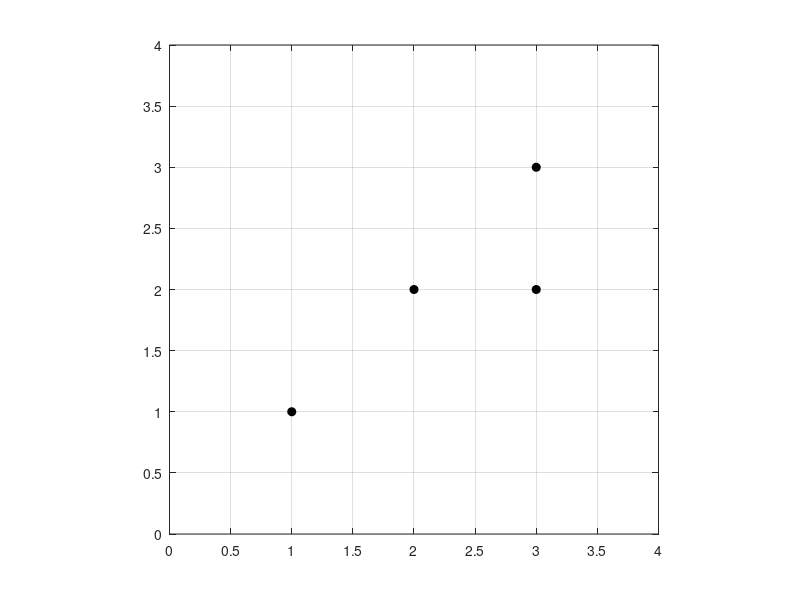
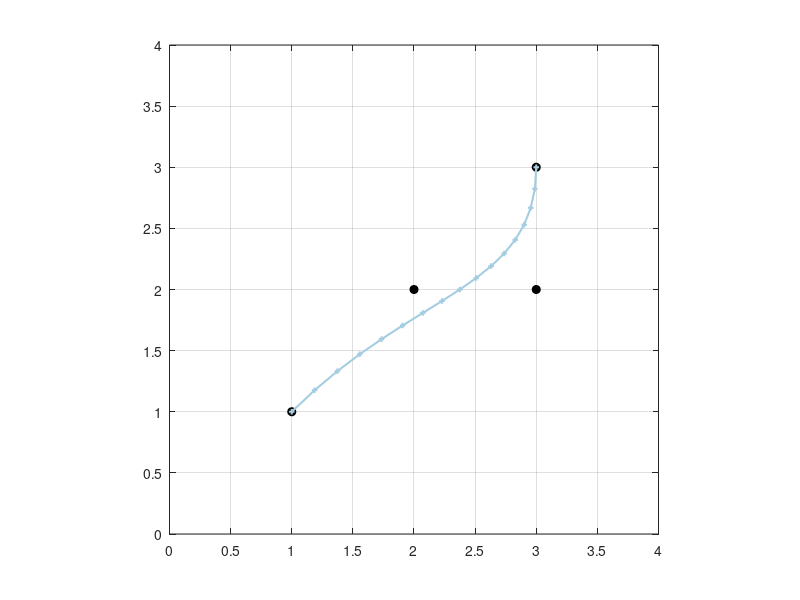
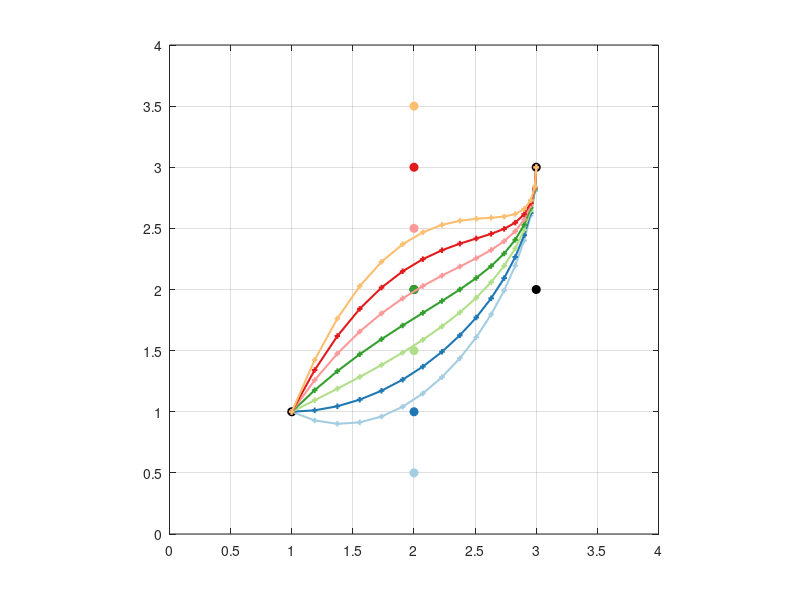

The MATLAB source for these figures, in order:
%% Example D from Lecture L3b:  Bézier curve
% Let's have some control points first, again: 

close all; clear all; clc
%% 
% We set up some control points (as row vectors): 

%    x  y
p = [1, 1; 
     2, 2; 
     3, 2; 
     3, 3]
%
% Alternatively: 
% p = [0, 0;  3, 0;  3, 2;  2, 2;  2, 3;  3, 3;  4, 4;  5, 3;  6, 2;  6, 1;  6, 0]
%
%% 
% Let's have a look at them:

figure;
plot (p(:,1), p(:,2), 'ko', 'MarkerFaceColor', 'k'), grid on, axis equal, hold on
axis([min(p(:,1))-1 max(p(:,1))+1 min(p(:,2))-1 max(p(:,2))+1])
xticks(min(p(:,1))-1:0.5:max(p(:,1))+1)
yticks(min(p(:,2))-1:0.5:max(p(:,2))+1)
%% 
% To get the coefficients of the Hermite splines, we also need the Hermit matrix, 
% $\mathbf{M}_\textit{Bez}$: 

M_Bez = [ -1  3 -3  1; ...
           3 -6  3  0; ...
          -3  3  0  0; ...
           1  0  0  0] % the Bezier matrix
%% 
% With this, we are ready to compute and visualize the interpolating Hermite 
% spline curve:

figure;
cm = [166,206,227; 31,120,180; 178,223,138; 51,160,44; 251,154,153; 227,26,28; 253,191,111; 255,127,0]/256; 
plot (p(:,1), p(:,2), 'ko', 'MarkerFaceColor', 'k'), grid on, axis equal, hold on
axis([min(p(:,1))-1 max(p(:,1))+1 min(p(:,2))-1 max(p(:,2))+1])
xticks(min(p(:,1))-1:0.5:max(p(:,1))+1)
yticks(min(p(:,2))-1:0.5:max(p(:,2))+1)
FineLine = linspace(0, 1, 17).'; 
q = [power(FineLine,3) power(FineLine,2) FineLine ones(length(FineLine),1)] * M_Bez * p; 
plot(q(:,1), q(:,2), '+', 'Color', cm(1,:), 'LineWidth', 1.5, 'MarkerSize', 4)
plot(q(:,1), q(:,2),      'Color', cm(1,:), 'LineWidth', 1.5)
%% 
% Let's get some impression of how the spline curve responds to varying one 
% of the control points:

ys = (0.5:0.5:3.5).'; % let's vary the y-component of the chosen point
ts = [2*ones(length(ys),1) ys]; 
figure;
plot (p(:,1), p(:,2), 'ko', 'MarkerFaceColor', 'k'), grid on, axis equal, hold on
axis([min(p(:,1))-1 max(p(:,1))+1 min(p(:,2))-1 max(p(:,2))+1])
xticks(min(p(:,1))-1:0.5:max(p(:,1))+1)
yticks(min(p(:,2))-1:0.5:max(p(:,2))+1)
for v = 1:length(ys)
    p(2,:) = ts(v,:); % set in the chosen point
    plot (p(2,1), p(2,2), 'o', 'Color', cm(v,:), 'MarkerFaceColor', cm(v,:))
    q = [power(FineLine,3) power(FineLine,2) FineLine ones(length(FineLine),1)] * M_Bez * p; 
    plot(q(:,1), q(:,2), '+', 'Color', cm(v,:), 'LineWidth', 1.5, 'MarkerSize', 4)
    plot(q(:,1), q(:,2),      'Color', cm(v,:), 'LineWidth', 1.5)
end
%% 
% EOF.